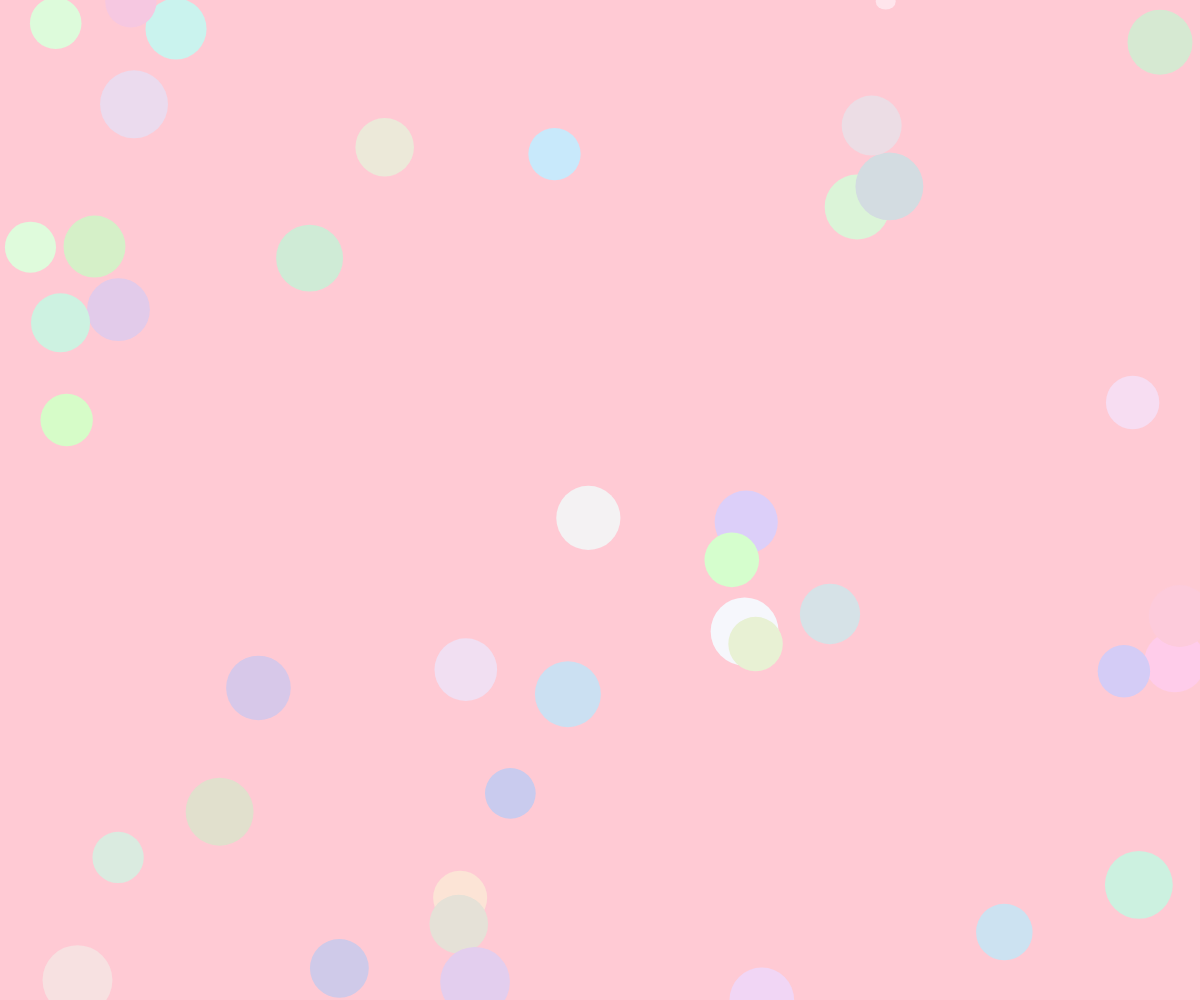
Frame 1 (no input)
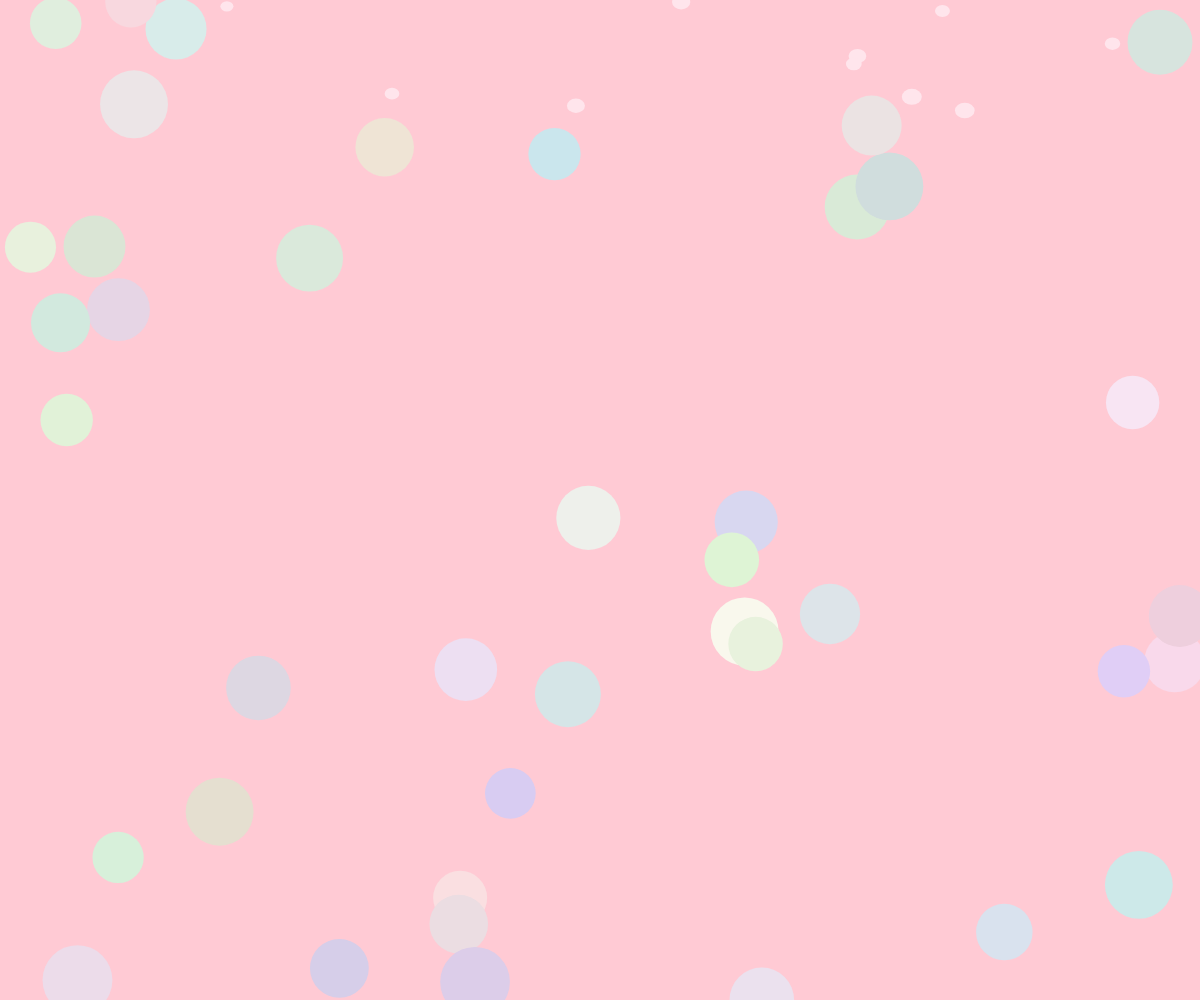
Frame 60 (no input)
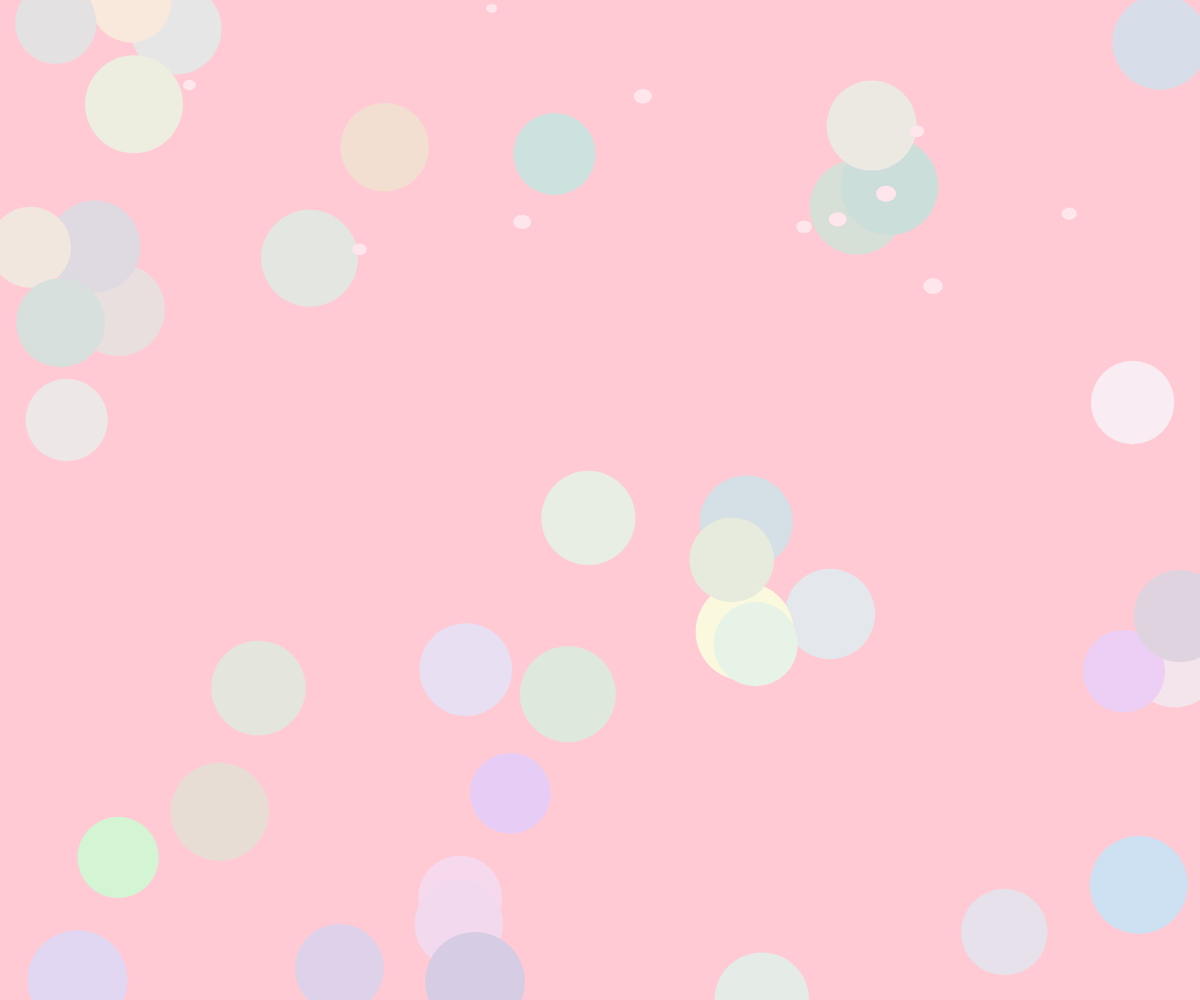
Frame 120 (the mouse pressed at the canvas centre since frame 60)

The p5.js sketch that drew these frames (run headless with seeded random() and noise() and a simulated clock; from frame 60 on, the mouse is pressed at the canvas centre):

// p5.js sketch
// ── sketch.js
let circles = [];
let sakura = []; // 用於存放櫻花的陣列
let colorChangeSpeed = 0.005; // 顏色變化速率

function setup() {
  createCanvas(windowWidth, windowHeight);
  background("#ffcad4");

  // Generate 40 circles with random positions, sizes, and pastel colors
  for (let i = 0; i < 40; i++) {
    let circle = {
      x: random(width),
      y: random(height),
      size: random(30, 50),
      colorStart: color(random(200, 255), random(200, 255), random(200, 255)), // 起始顏色
      colorEnd: color(random(200, 255), random(200, 255), random(200, 255)),   // 結束顏色
      t: 0 // 用於控制漸變進度
    };
    circles.push(circle);
  }

  // Generate 50 sakura petals with random positions and speeds
  for (let i = 0; i < 50; i++) {
    let petal = {
      x: random(width),
      y: random(-height, 0), // 初始位置在畫布上方
      size: random(10, 20),
      speed: random(1, 3), // 下落速度
      sway: random(0.5, 1.5) // 左右擺動幅度
    };
    sakura.push(petal);
  }
}

function draw() {
  background("#ffcad4");

  // Update and draw each circle
  for (let circle of circles) {
    // 計算漸變顏色
    circle.t += colorChangeSpeed; // 漸變進度增加
    if (circle.t > 1) {
      circle.t = 0; // 重置漸變進度
      circle.colorStart = circle.colorEnd; // 將結束顏色設為新的起始顏色
      circle.colorEnd = color(random(200, 255), random(200, 255), random(200, 255)); // 生成新的結束顏色
    }
    let currentColor = lerpColor(circle.colorStart, circle.colorEnd, circle.t);

    let sizeVariation = map(mouseX, 0, width, 20, 80); // Map mouseX to size variation
    let newSize = circle.size + sizeVariation;

    fill(currentColor); // 使用漸變顏色
    noStroke();
    ellipse(circle.x, circle.y, newSize);
  }

  // Update and draw each sakura petal
  for (let petal of sakura) {
    petal.y += petal.speed; // 下落
    petal.x += sin(frameCount * 0.05) * petal.sway; // 左右擺動

    // 如果櫻花超出畫布，重置到畫布上方
    if (petal.y > height) {
      petal.y = random(-50, 0);
      petal.x = random(width);
    }

    fill("#ffe5ec"); // 櫻花顏色 (淡粉色)
    noStroke();
    ellipse(petal.x, petal.y, petal.size, petal.size * 0.8); // 橢圓形模擬花瓣
  }
}

// ── style.css
html, body {
  margin: 0;
  padding: 0;
}

body {
  margin: 0;
  overflow: hidden;
  font-family: Arial, sans-serif;
}

canvas {
  display: block;
}

/* Menu container */
.menu {
  position: absolute;
  top: 10px;
  right: 10px;
  display: flex;
  gap: 20px;
}

/* Menu items */
.menu li {
  list-style: none;
  padding: 10px 20px;
  background-color: #bde0fe;
  color: black;
  font-size: 20px;
  border-radius: 10px;
  border: 2px solid #ffb5a7;
  cursor: pointer;
  transition: all 0.3s ease;
  position: relative;
}

/* Hover effects */
.menu li:hover {
  background-color: #cdb4db;
  color: #0077b6;
  border-color: #cdb4db;
}

/* Submenu styles */
.submenu {
  display: none;
  position: absolute;
  top: 100%;
  left: 0;
  background-color: #bde0fe;
  border-radius: 10px;
  padding: 0;
  margin: 0;
  list-style: none;
  box-shadow: 0 4px 6px rgba(0, 0, 0, 0.1);
}

.submenu li {
  padding: 10px 20px;
  font-size: 20px;
  border: 2px solid #ffb5a7;
  border-radius: 10px;
  margin: 5px 0;
}

.submenu li:hover {
  background-color: #cdb4db;
  color: #0077b6;
  border-color: #d8e2dc;
}

/* Show submenu on hover */
.dropdown:hover .submenu {
  display: block;
}

.section {
  margin: 50px;
  font-size: 18px;
}
